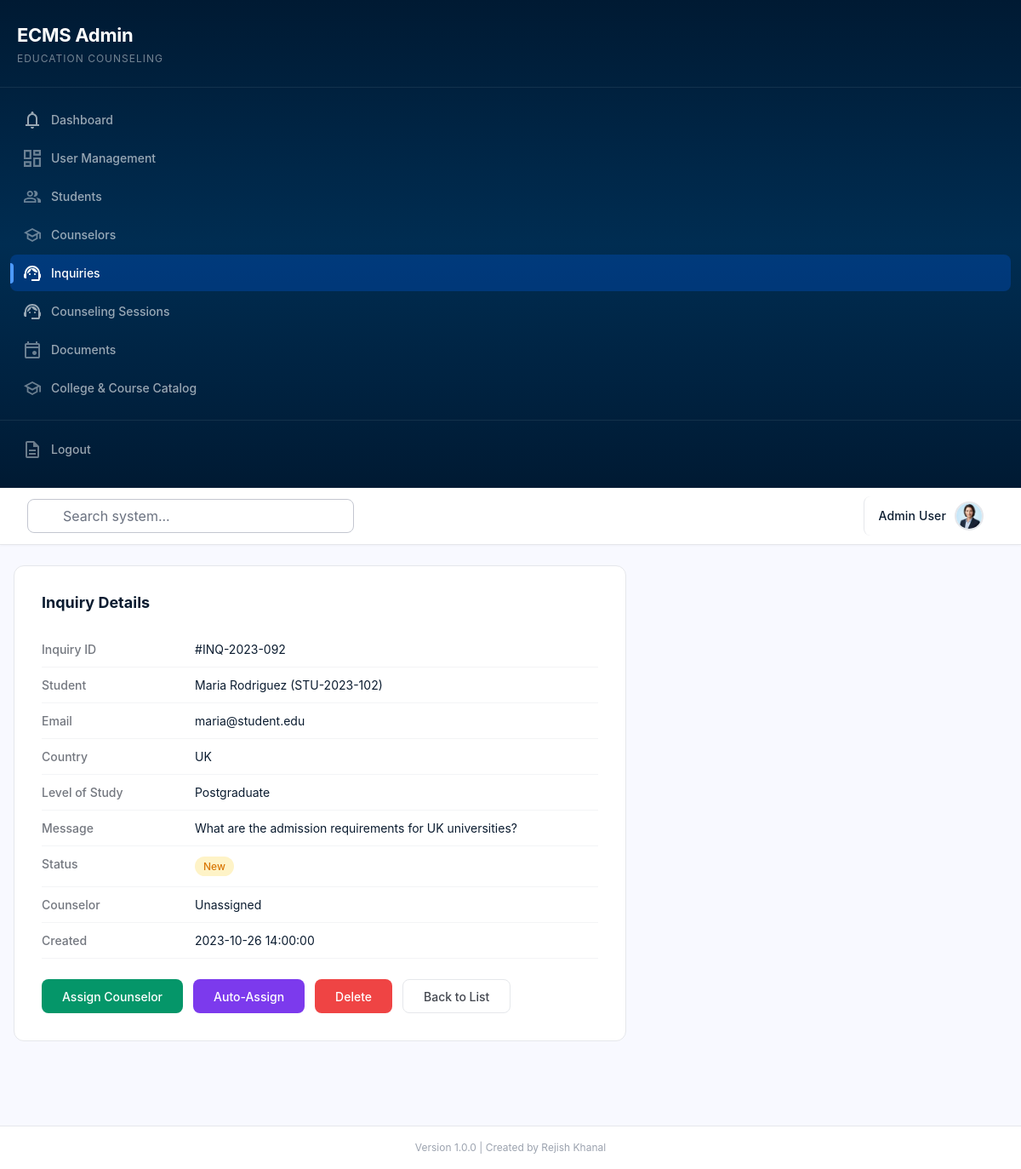
/admin/inquiries/2 (signed in), run on the app's committed database.
### tables this page shows
CREATE TABLE IF NOT EXISTS inquiries (
    id INT AUTO_INCREMENT PRIMARY KEY,
    inquiry_id VARCHAR(50) UNIQUE,
    student_id INT,
    country_of_interest VARCHAR(100),
    level_of_study VARCHAR(50),
    message TEXT,
    status ENUM('new', 'assigned', 'in-progress', 'closed') DEFAULT 'new',
    counselor_id INT,
    created_at TIMESTAMP DEFAULT CURRENT_TIMESTAMP,
    FOREIGN KEY (student_id) REFERENCES students(id) ON DELETE SET NULL,
    FOREIGN KEY (counselor_id) REFERENCES counselors(id) ON DELETE SET NULL
);

CREATE TABLE IF NOT EXISTS students (
    id INT AUTO_INCREMENT PRIMARY KEY,
    student_id VARCHAR(50) UNIQUE,
    name VARCHAR(255) NOT NULL,
    email VARCHAR(255) UNIQUE NOT NULL,
    education_level VARCHAR(50),
    counselor_id INT,
    status ENUM('active', 'inactive') DEFAULT 'active',
    created_at TIMESTAMP DEFAULT CURRENT_TIMESTAMP,
    FOREIGN KEY (counselor_id) REFERENCES counselors(id) ON DELETE SET NULL
);

### backend/controllers/InquiryController.php (called while the page is built, shortened)
<?php
require_once MODEL_PATH . '/Inquiry.php';
class InquiryController extends Controller {
    private $inquiryModel;
    private $counselorModel;
    public function __construct() {
        $this->inquiryModel = new Inquiry();
        $this->counselorModel = new Counselor();
    }
    public function show($id) {
        $inquiry = $this->inquiryModel->getById($id);
        $counselors = $this->counselorModel->getAvailable();
        $this->view('admin/inquiries/show', [
            'pageTitle' => 'Inquiry Details',
            'pageDescription' => 'View inquiry details.',
            'currentPage' => 'inquiries',
            'inquiry' => $inquiry,
            'counselors' => $counselors,
        ]);
    }
}

### backend/core/Router.php (called while the page is built, shortened)
<?php
class Router {
    private $routes = [];
    public function get($path, $handler) {
        $this->routes['GET'][$path] = $handler;
        return $this;
    }
    public function post($path, $handler) {
        $this->routes['POST'][$path] = $handler;
        return $this;
    }
    public function dispatch() {
        $method = $_SERVER['REQUEST_METHOD'];
        $uri = parse_url($_SERVER['REQUEST_URI'], PHP_URL_PATH);
        $uri = rtrim($uri, '/') ?: '/';
        if (isset($this->routes[$method])) {
            foreach ($this->routes[$method] as $route => $handler) {
                $pattern = $this->convertToRegex($route);
                if (preg_match($pattern, $uri, $matches)) {
                    $params = array_filter($matches, 'is_string', ARRAY_FILTER_USE_KEY);
                    return $this->callHandler($handler, $params);
                }
            }
        }
    }
    private function convertToRegex($route) {
        $pattern = preg_replace('/\{([a-zA-Z_]+)\}/', '(?P<$1>[^/]+)', $route);
        return '#^' . $pattern . '$#';
    }
    private function callHandler($handler, $params) {
        if (is_array($handler)) {
            $controller = new $handler[0]();
            $method = $handler[1];
            return call_user_func_array([$controller, $method], $params);
        }
    }
}

### index.php (called while the page is built, shortened)
<?php
require_once BACKEND_PATH . '/core/Router.php';
require_once BACKEND_PATH . '/core/helpers.php';
require_once BACKEND_PATH . '/config/database.php';
require_once CONTROLLER_PATH . '/DashboardController.php';
require_once CONTROLLER_PATH . '/InquiryController.php';
$router = new Router();
$router->get('/', function() {
    redirect(url('/login'));
});
$router->get('/login', function() {
    if (isLoggedIn()) {
        redirectToDashboard();
    }
    require VIEW_PATH . '/auth/login.php';
});
$router->post('/login', function() {
    if (!verify_csrf()) {
        $_SESSION['error'] = 'Invalid session token. Please try again.';
        redirect(url('/login'));
    }
    $email = trim($_POST['email'] ?? '');
    $password = $_POST['password'] ?? '';
    $remember = !empty($_POST['remember']);
    $errors = [];
    if ($email === '') {
        $errors[] = 'Email address is required.';
    } elseif (!filter_var($email, FILTER_VALIDATE_EMAIL)) {
        $errors[] = 'Please enter a valid email address.';
    }
    if ($password === '') {
        $errors[] = 'Password is required.';
    }
    if ($errors) {
        $_SESSION['error'] = implode(' ', $errors);
        $_SESSION['old'] = ['email' => $email];
        redirect(url('/login'));
    }
    $db = getDB();
    $stmt = $db->prepare("SELECT * FROM users WHERE email = ? LIMIT 1");
    $stmt->execute([$email]);
    $user = $stmt->fetch();
    if (!$user || !password_verify($password, $user['password'])) {
        $_SESSION['error'] = 'Invalid email or password.';
        redirect(url('/login'));
    }
    if ($user['status'] !== 'active') {
        $_SESSION['error'] = 'Your account has been deactivated. Please contact an administrator.';
        redirect(url('/login'));
    }
    session_regenerate_id(true);
    $authUser = $user;
    unset($authUser['password']);
    $_SESSION['user_id'] = $user['id'];
    $_SESSION['user'] = $authUser;
    unset($_SESSION['old']);
    if ($remember) {
        setRememberCookie($user);
    }
    redirectToDashboard($user['role']);
});
$router->get('/logout', function() {
    clearRememberCookie();
    session_destroy();
    redirect(url('/login'));
});
$router->get('/register', function() {
    require VIEW_PATH . '/auth/student-registration.php';
});
$router->get('/admin/dashboard', ['DashboardController', 'index']);
$router->get('/student/dashboard', ['StudentController', 'dashboard']);
$router->get('/student/sessions', ['StudentController', 'sessions']);
$router->get('/student/documents', ['StudentController', 'documents']);
$router->post('/student/documents/{id}/submit', ['StudentController', 'submitDocument']);
$router->get('/student/inquiries', ['StudentController', 'inquiries']);
$router->post('/student/inquiries/store', ['StudentController', 'storeInquiry']);
$router->get('/student/profile', ['StudentController', 'profile']);
$router->post('/student/profile/update', ['StudentController', 'updateProfile']);
$router->get('/counselor/dashboard', ['CounselorController', 'dashboard']);
$router->get('/counselor/documents', ['CounselorController', 'documents']);
$router->get('/counselor/documents/assign', ['CounselorController', 'assignCreate']);
$router->post('/counselor/documents/assign/store', ['CounselorController', 'assignStore']);
$router->get('/admin/profile', ['DashboardController', 'profile']);
$router->post('/admin/profile/update', ['DashboardController', 'updateProfile']);
$router->get('/admin/students', ['StudentController', 'index']);
$router->get('/admin/students/create', ['StudentController', 'create']);
$router->post('/admin/students/store', ['StudentController', 'store']);
$router->get('/admin/students/{id}', ['StudentController', 'show']);
$router->get('/admin/students/{id}/edit', ['StudentController', 'edit']);
$router->post('/admin/students/{id}/update', ['StudentController', 'update']);
$router->post('/admin/students/{id}/delete', ['StudentController', 'destroy']);
$router->get('/admin/counselors', ['CounselorController', 'index']);
$router->get('/admin/counselors/create', ['CounselorController', 'create']);
$router->post('/admin/counselors/store', ['CounselorController', 'store']);
$router->get('/admin/counselors/{id}', ['CounselorController', 'show']);
$router->get('/admin/counselors/{id}/edit', ['CounselorController', 'edit']);
$router->post('/admin/counselors/{id}/update', ['CounselorController', 'update']);
$router->post('/admin/counselors/{id}/delete', ['CounselorController', 'destroy']);
$router->get('/admin/sessions', ['SessionController', 'index']);
$router->get('/admin/sessions/create', ['SessionController', 'create']);
$router->post('/admin/sessions/store', ['SessionController', 'store']);
$router->get('/admin/sessions/{id}', ['SessionController', 'show']);
$router->get('/admin/sessions/{id}/edit', ['SessionController', 'edit']);
$router->post('/admin/sessions/{id}/update', ['SessionController', 'update']);
$router->post('/admin/sessions/{id}/delete', ['SessionController', 'destroy']);
$router->get('/admin/documents', ['DocumentController', 'index']);
$router->get('/admin/documents/review-queue', ['DocumentController', 'reviewQueue']);
$router->post('/admin/documents/{id}/review', ['DocumentController', 'review']);
$router->get('/admin/documents/student/{student_id}', ['DocumentController', 'studentDocs']);
$router->get('/admin/documents/create', ['DocumentController', 'create']);
$router->post('/admin/documents/store', ['DocumentController', 'store']);
$router->get('/admin/documents/assign', ['DocumentController', 'assignCreate']);
$router->post('/admin/documents/assign/store', ['DocumentController', 'assignStore']);
$router->get('/admin/documents/{id}', ['DocumentController', 'show']);
$router->get('/admin/documents/{id}/edit', ['DocumentController', 'edit']);
$router->post('/admin/documents/{id}/update', ['DocumentController', 'update']);
$router->post('/admin/documents/{id}/delete', ['DocumentController', 'destroy']);
$router->get('/admin/inquiries', ['InquiryController', 'index']);
$router->get('/admin/inquiries/{id}', ['InquiryController', 'show']);
$router->post('/admin/inquiries/{id}/assign', ['InquiryController', 'assign']);
$router->post('/admin/inquiries/{id}/auto-assign', ['InquiryController', 'autoAssign']);
$router->post('/admin/inquiries/{id}/delete', ['InquiryController', 'destroy']);
$router->get('/admin/catalog', ['CatalogController', 'index']);
$router->get('/admin/catalog/college/create', ['CatalogController', 'collegeCreate']);
$router->post('/admin/catalog/college/store', ['CatalogController', 'collegeStore']);
$router->get('/admin/catalog/college/{id}/edit', ['CatalogController', 'collegeEdit']);
$router->post('/admin/catalog/college/{id}/update', ['CatalogController', 'collegeUpdate']);
$router->post('/admin/catalog/college/{id}/delete', ['CatalogController', 'collegeDelete']);
$router->get('/admin/catalog/course/create', ['CatalogController', 'courseCreate']);
$router->post('/admin/catalog/course/store', ['CatalogController', 'courseStore']);
$router->get('/admin/catalog/course/{id}/edit', ['CatalogController', 'courseEdit']);
$router->post('/admin/catalog/course/{id}/update', ['CatalogController', 'courseUpdate']);
$router->post('/admin/catalog/course/{id}/delete', ['CatalogController', 'courseDelete']);
$router->get('/admin/users', ['UserController', 'index']);
$router->get('/admin/users/create', ['UserController', 'create']);
$router->post('/admin/users/store', ['UserController', 'store']);
$router->get('/admin/users/{id}', ['UserController', 'show']);
$router->get('/admin/users/{id}/edit', ['UserController', 'edit']);
$router->post('/admin/users/{id}/update', ['UserController', 'update']);
$router->post('/admin/users/{id}/delete', ['UserController', 'destroy']);
$router->notFound(function() {
    http_response_code(404);
    require VIEW_PATH . '/errors/404.php';
});
$router->dispatch();

### backend/config/database.php (called while the page is built, shortened)
<?php
class Database {
    private static $instance = null;
    private $connection;
    private function __construct() {
        $this->host = getenv('DB_HOST');
        $this->port = getenv('DB_PORT');
        $this->dbname = getenv('DB_DATABASE');
        $this->username = getenv('DB_USERNAME');
        $this->password = getenv('DB_PASSWORD');
        try {
            $dsn = "mysql:host={$this->host};port={$this->port};dbname={$this->dbname};charset=utf8mb4";
            $this->connection = new PDO($dsn, $this->username, $this->password, [
                PDO::ATTR_ERRMODE => PDO::ERRMODE_EXCEPTION,
                PDO::ATTR_DEFAULT_FETCH_MODE => PDO::FETCH_ASSOC,
                PDO::ATTR_EMULATE_PREPARES => false
            ]);
        } catch (PDOException $e) {
            die("Database connection failed: " . $e->getMessage());
        }
    }
    public static function getInstance() {
        if (self::$instance === null) {
            self::$instance = new self();
        }
        return self::$instance;
    }
    public function getConnection() {
        return $this->connection;
    }
}
function getDB() {
    return Database::getInstance()->getConnection();
}

### backend/models/Inquiry.php (called while the page is built, shortened)
<?php
class Inquiry {
    private $db;
    private $table = 'inquiries';
    public function __construct() {
        $this->db = getDB();
    }
    public function getById($id) {
        $stmt = $this->db->prepare(
            "SELECT i.*, st.name AS student_name, st.email AS student_email, st.student_id AS student_code, c.name AS counselor_name
             FROM {$this->table} i
             LEFT JOIN students st ON i.student_id = st.id
             LEFT JOIN counselors c ON i.counselor_id = c.id
             WHERE i.id = ?"
        );
        $stmt->execute([$id]);
        return $stmt->fetch();
    }
}

### backend/core/helpers.php (called while the page is built, shortened)
<?php
function e($value) {
    return htmlspecialchars($value ?? '', ENT_QUOTES, 'UTF-8');
}
function url($path = '') {
    $base = rtrim(dirname($_SERVER['SCRIPT_NAME']), '/');
    return $base . '/' . ltrim($path, '/');
}

### backend/views/admin/inquiries/show.php (the view, shortened to what this page needs)
<div class="detail-card">
    <h3>Inquiry Details</h3>
    <div class="detail-row"><span class="detail-label">Inquiry ID</span><span class="detail-value">#<?php echo e($inquiry['inquiry_id']); ?></span></div>
    <div class="detail-row"><span class="detail-label">Student</span><span class="detail-value"><?php echo e($inquiry['student_name'] ?? '-'); ?> (<?php echo e($inquiry['student_code'] ?? ''); ?>)</span></div>
    <div class="detail-row"><span class="detail-label">Email</span><span class="detail-value"><?php echo e($inquiry['student_email'] ?? '-'); ?></span></div>
    <div class="detail-row"><span class="detail-label">Country</span><span class="detail-value"><?php echo e($inquiry['country_of_interest'] ?? '-'); ?></span></div>
    <div class="detail-row"><span class="detail-label">Level of Study</span><span class="detail-value"><?php echo e($inquiry['level_of_study'] ?? '-'); ?></span></div>
    <div class="detail-row"><span class="detail-label">Message</span><span class="detail-value"><?php echo e($inquiry['message'] ?? '-'); ?></span></div>
    <div class="detail-row"><span class="detail-label">Status</span><span class="detail-value"><span class="inq-badge inq-badge--<?php echo e($inquiry['status']); ?>"><?php echo e(ucwords(str_replace('-', ' ', $inquiry['status']))); ?></span></span></div>
    <div class="detail-row"><span class="detail-label">Counselor</span><span class="detail-value"><?php echo e($inquiry['counselor_name'] ?? 'Unassigned'); ?></span></div>
    <div class="detail-row"><span class="detail-label">Created</span><span class="detail-value"><?php echo e($inquiry['created_at'] ?? '-'); ?></span></div>
    <div class="detail-actions">
        <button type="button" class="btn-primary" onclick="document.getElementById('assignModal').classList.add('active')">Assign Counselor</button>
        <form method="POST" action="<?php echo url('/admin/inquiries/' . $inquiry['id'] . '/auto-assign'); ?>" style="display:inline;" onsubmit="return confirm('Auto-assign to least busy counselor?')">
            <button type="submit" class="btn-auto">Auto-Assign</button>
        </form>
        <form method="POST" action="<?php echo url('/admin/inquiries/' . $inquiry['id'] . '/delete'); ?>" onsubmit="return confirm('Are you sure you want to delete this inquiry?')"><button type="submit" class="btn-danger">Delete</button></form>
        <a href="<?php echo url('/admin/inquiries'); ?>" class="btn-secondary">Back to List</a>
    </div>
</div>
<?php $content = ob_get_clean(); include __DIR__ . '/../../layouts/admin-layout.php';

### data on the page
inquiries: inquiry "INQ-2023-092", student.name "Maria Rodriguez", student.student_id "STU-2023-102", student.email "maria@student.edu", country_of_interest "UK", level_of_study "Postgraduate", message "What are the admission requirements for UK universities?", status "New", created_at "2023-10-26 14:00:00"

### other printed values
$item['label'] "Dashboard"
$item['label'] "User Management"
$item['label'] "Students"
$item['label'] "Counselors"
$item['label'] "Inquiries"
$item['label'] "Counseling Sessions"
$item['label'] "Documents"
$item['label'] "College & Course Catalog"
$_SESSION['user']['name'] "Admin User"
$inquiry['counselor_name'] "Unassigned"
